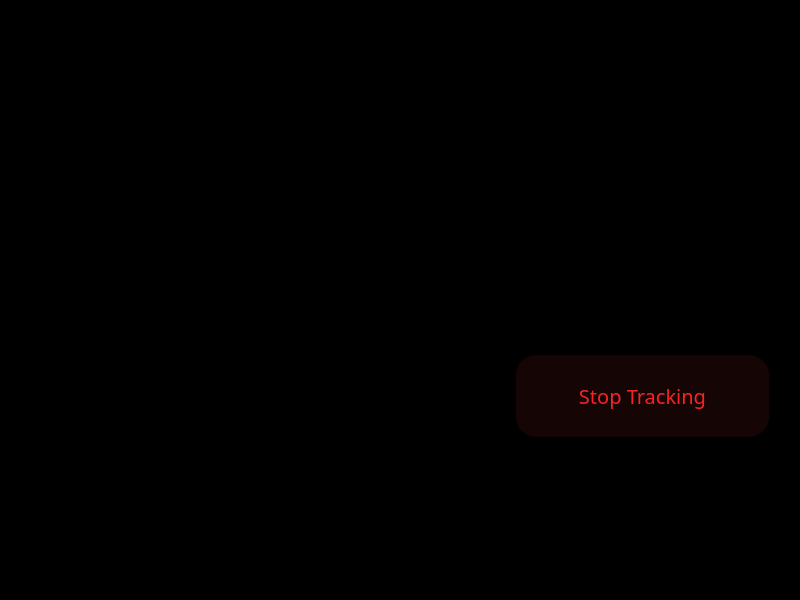
<?xml version="1.0" encoding="UTF-8"?>
<ui version="4.0">
 <class>MainWindow</class>
 <widget class="QMainWindow" name="MainWindow">
  <property name="geometry">
   <rect>
    <x>0</x>
    <y>0</y>
    <width>800</width>
    <height>600</height>
   </rect>
  </property>
  <property name="windowTitle">
   <string>MainWindow</string>
  </property>
  <property name="autoFillBackground">
   <bool>false</bool>
  </property>
  <property name="styleSheet">
   <string notr="true">background-color: rgb(0, 0, 0);</string>
  </property>
  <widget class="QWidget" name="centralwidget">
   <widget class="QPushButton" name="pushButton">
    <property name="enabled">
     <bool>true</bool>
    </property>
    <property name="geometry">
     <rect>
      <x>516</x>
      <y>355</y>
      <width>253</width>
      <height>82</height>
     </rect>
    </property>
    <property name="font">
     <font>
      <family>Poppins SemiBold</family>
      <pointsize>15</pointsize>
      <weight>7</weight>
      <italic>false</italic>
      <bold>false</bold>
     </font>
    </property>
    <property name="contextMenuPolicy">
     <enum>Qt::DefaultContextMenu</enum>
    </property>
    <property name="styleSheet">
     <string notr="true">background-color: rgba(43, 11, 11,0.5);
border-radius:20;
color: rgb(249,35,35);
font: 63 14.5pt &quot;Poppins SemiBold&quot;;

</string>
    </property>
    <property name="text">
     <string>Stop Tracking</string>
    </property>
   </widget>
   <widget class="QLabel" name="Figma">
    <property name="geometry">
     <rect>
      <x>0</x>
      <y>0</y>
      <width>800</width>
      <height>600</height>
     </rect>
    </property>
    <property name="text">
     <string/>
    </property>
    <property name="pixmap">
     <pixmap>../Frame 1.png</pixmap>
    </property>
   </widget>
   <zorder>Figma</zorder>
   <zorder>pushButton</zorder>
  </widget>
 </widget>
 <resources/>
 <connections/>
</ui>
